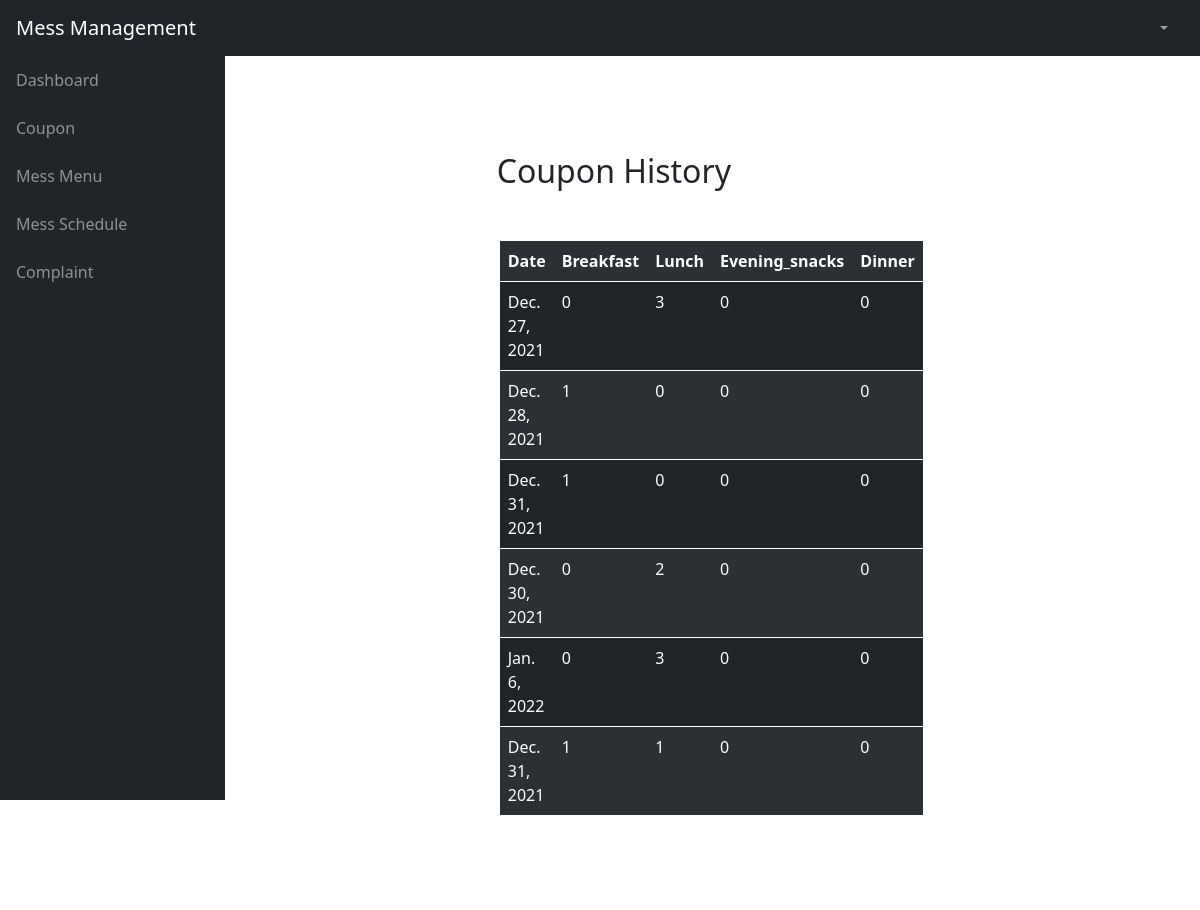
The app's page /accesscoupon/ (signed in) with its own data.
### database/models.py (models this page shows)
class Coupon(models.Model):
    Coupon_ID = models.AutoField(primary_key=True)
    Student = models.ForeignKey(Student, on_delete=models.CASCADE)
    Date = models.DateField(default=None)
    Breakfast = models.IntegerField(default=0)
    Lunch = models.IntegerField(default=0)
    Evening_snacks = models.IntegerField(default=0)
    Dinner = models.IntegerField(default=0)

### mess/views.py (the view)
# urls.py: path('accesscoupon/', views.accesscoupon),
@login_required
def accesscoupon(request):
    u = Student.objects.get(roll_num=request.user.id)
    if (Coupon.objects.filter(Student=u).exists()):
        coupons= Coupon.objects.filter(Student=u).values()
        context={'coupons': coupons}
        return render(request, "Access_Coupon.html", context)
    else:
        coupons=[{'Date': '-', 'Breakfast':'-', 'Lunch':'-', 'Evening_snacks':'-', 'Dinner':'-'}]
        messages.info(request, 'No coupons bought')
        context={'coupons': coupons}
        return render(request, "Access_Coupon.html", context)

### templates/Access_Coupon.html (shortened to what this page needs)
{% include "header.html"%}
             <div id="layoutSidenav_content">
                <main>
                    <div class="container rounded bg-white mt-5 mb-5">
                        <div class="row">
                            <div class="col-md-3 border-right">
                                </div>
                            <div class="col-md-5 border-right">
                                <div class="p-3 py-5">
                                    <div class="d-flex justify-content-between align-items-center mb-3">
                                        <h2 class="text-right">Coupon History</h2>
                                    </div>
                                    <br>
                                        <table class="table table-dark table-striped" style="border: solid; background-color:#fffacd;">
                                          <tr>
                                            <th>Date</th>
                                            <th>Breakfast</th>
                                            <th>Lunch</th>
                                            <th>Evening_snacks</th>
                                            <th>Dinner</th>
                                          </tr>
                                          {%for n in coupons%}
                                          <tr>
                                            <td>{{n.Date}}</td>
                                            <td>{{n.Breakfast}}</td>
                                            <td>{{n.Lunch}}</td>
                                            <td>{{n.Evening_snacks}}</td>
                                            <td>{{n.Dinner}}</td>
                                          </tr>
                                          {% endfor %}
                                        </table>
                                    </div>
                            </div>
                        </div>
                    </div>
                    </div>
                    </div>
        {%include "footer.html"%}

### templates/header.html (shortened to what this page needs)
<!DOCTYPE html>
<html lang="en">
    <head>
        <link href="/static/css/bootstrap4.min.css" rel="stylesheet" />
    </head>
    <body class="sb-nav-fixed">
        <nav class="sb-topnav navbar navbar-expand navbar-dark bg-dark">
            <a class="navbar-brand ps-3" href="index.html">Mess Management</a>
            <ul class="navbar-nav ms-auto ms-md-0 me-3 me-lg-4">
                <li class="nav-item dropdown">
                    <a class="nav-link dropdown-toggle" id="navbarDropdown" href="#" role="button" data-bs-toggle="dropdown" aria-expanded="false"></a>
                </li>
            </ul>
        </nav>
        <div id="layoutSidenav">
            <div id="layoutSidenav_nav">
                <nav class="sb-sidenav accordion sb-sidenav-dark" id="sidenavAccordion">
                    <div class="sb-sidenav-menu">
                        <div class="nav">
                            <a class="nav-link" href="/home">
                                Dashboard
                            </a>
                            <a class="nav-link collapsed" href="#" data-bs-toggle="collapse" data-bs-target="#collapseLayouts" aria-expanded="false" aria-controls="collapseLayouts">
                                Coupon
                            </a>
                            <a class="nav-link" href="/messmenu">
                                Mess Menu
                            </a>
                            <a class="nav-link" href="/messschedule">
                                Mess Schedule
                            </a>
                            <a class="nav-link collapsed" href="#" data-bs-toggle="collapse" data-bs-target="#collapsePages" aria-expanded="false" aria-controls="collapsePages">
                                Complaint
                            </a>
                        </div>
                    </div>
                </nav>
            </div>

### templates/footer.html (shortened to what this page needs)
</body>
</html>

### records on screen
Coupon: Date "Dec. 27, 2021", Breakfast "0", Lunch "3", Evening_snacks "0", Dinner "0"
Coupon: Date "Dec. 28, 2021", Breakfast "1", Lunch "0", Evening_snacks "0", Dinner "0"
Coupon: Date "Dec. 31, 2021", Breakfast "1", Lunch "0", Evening_snacks "0", Dinner "0"
Coupon: Date "Dec. 30, 2021", Breakfast "0", Lunch "2", Evening_snacks "0", Dinner "0"
Coupon: Date "Jan. 6, 2022", Breakfast "0", Lunch "3", Evening_snacks "0", Dinner "0"
Coupon: Date "Dec. 31, 2021", Breakfast "1", Lunch "1", Evening_snacks "0", Dinner "0"
